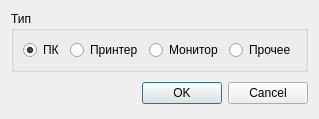
<?xml version="1.0" encoding="UTF-8"?>
<ui version="4.0">
 <class>CreateItemDialog</class>
 <widget class="QDialog" name="CreateItemDialog">
  <property name="geometry">
   <rect>
    <x>0</x>
    <y>0</y>
    <width>305</width>
    <height>110</height>
   </rect>
  </property>
  <property name="windowTitle">
   <string>Выбор типа оборудования</string>
  </property>
  <layout class="QGridLayout" name="gridLayout">
   <item row="0" column="0">
    <widget class="QGroupBox" name="gbType">
     <property name="sizePolicy">
      <sizepolicy hsizetype="Fixed" vsizetype="Preferred">
       <horstretch>0</horstretch>
       <verstretch>0</verstretch>
      </sizepolicy>
     </property>
     <property name="title">
      <string>Тип</string>
     </property>
     <property name="checkable">
      <bool>false</bool>
     </property>
     <property name="checked">
      <bool>false</bool>
     </property>
     <layout class="QHBoxLayout" name="horizontalLayout">
      <item>
       <widget class="QRadioButton" name="rbPCtype">
        <property name="text">
         <string>ПК</string>
        </property>
        <property name="checked">
         <bool>true</bool>
        </property>
       </widget>
      </item>
      <item>
       <widget class="QRadioButton" name="rbPrinterType">
        <property name="text">
         <string>Принтер</string>
        </property>
       </widget>
      </item>
      <item>
       <widget class="QRadioButton" name="rbMonitorType">
        <property name="text">
         <string>Монитор</string>
        </property>
       </widget>
      </item>
      <item>
       <widget class="QRadioButton" name="rbOtherType">
        <property name="text">
         <string>Прочее</string>
        </property>
       </widget>
      </item>
     </layout>
    </widget>
   </item>
   <item row="1" column="0">
    <layout class="QHBoxLayout">
     <property name="spacing">
      <number>6</number>
     </property>
     <property name="margin" stdset="0">
      <number>0</number>
     </property>
     <item>
      <spacer>
       <property name="orientation">
        <enum>Qt::Horizontal</enum>
       </property>
       <property name="sizeHint" stdset="0">
        <size>
         <width>168</width>
         <height>30</height>
        </size>
       </property>
      </spacer>
     </item>
     <item>
      <widget class="QPushButton" name="okButton">
       <property name="text">
        <string>OK</string>
       </property>
      </widget>
     </item>
     <item>
      <widget class="QPushButton" name="cancelButton">
       <property name="text">
        <string>Cancel</string>
       </property>
      </widget>
     </item>
    </layout>
   </item>
  </layout>
 </widget>
 <resources/>
 <connections>
  <connection>
   <sender>okButton</sender>
   <signal>clicked()</signal>
   <receiver>CreateItemDialog</receiver>
   <slot>accept()</slot>
   <hints>
    <hint type="sourcelabel">
     <x>278</x>
     <y>253</y>
    </hint>
    <hint type="destinationlabel">
     <x>96</x>
     <y>254</y>
    </hint>
   </hints>
  </connection>
  <connection>
   <sender>cancelButton</sender>
   <signal>clicked()</signal>
   <receiver>CreateItemDialog</receiver>
   <slot>reject()</slot>
   <hints>
    <hint type="sourcelabel">
     <x>369</x>
     <y>253</y>
    </hint>
    <hint type="destinationlabel">
     <x>179</x>
     <y>282</y>
    </hint>
   </hints>
  </connection>
 </connections>
</ui>
